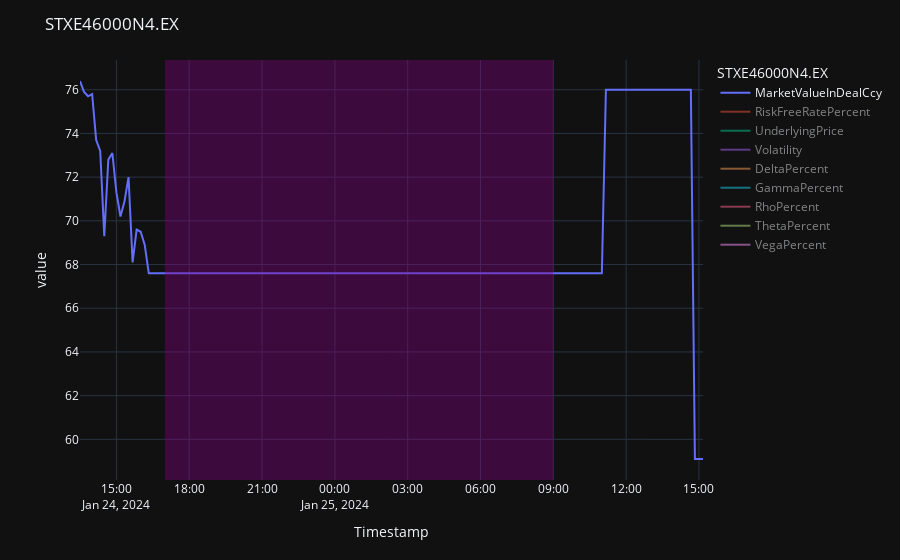

The notebook cell saved with this chart:
### Code cell
IIVNGIPAC_optn_AT_test3.graph(mrkt_exhng_open_time='9:00', mrkt_exhng_close_time='17:00').overlay().fig
